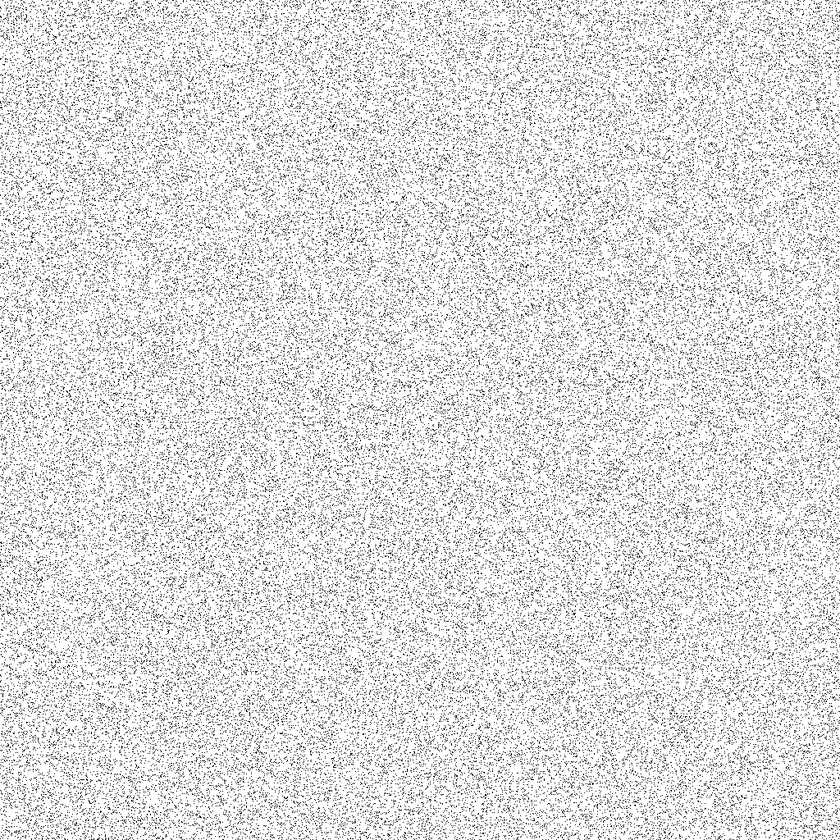
#> input picture bad_huge_key.png, 840 x 840 px, shrunk from 1024 x 1024 before the run
$ python xor_images.py bad_huge_key.png bad_key.png out.png
#> lines starting #> are read from the running program, lines starting #| are printed output that depends on the picture; after the words box and inside, x2 and y2 are one past the last pixel; in counts of white or black regions, pixels touching at a corner belong together
#!/usr/bin/python3
# (c) 2022 Alexander Schinner

import argparse

from PIL import Image, ImageChops

# Parse commandline arguments
parser = argparse.ArgumentParser()
parser.add_argument('-v', '--verbose', dest='verbose', help="verbose output", action='store_true')
parser.add_argument('-s', '--show', dest='show', help="show result", action='store_true')
parser.add_argument('-a', '--all', dest='all', help="Paste all images (inpout, padded key, tresult) to output file",
                    action='store_true')
parser.add_argument('file_input', help="Source image")
parser.add_argument('file_key', help="Key image")
parser.add_argument('file_output', help="Output image")
args = parser.parse_args()

# Open images
try:
    image_input = Image.open(args.file_input).convert("1")
#> image_input: PIL image 840x840 1; 87.1% white; black in thin lines or dots
except:
    print("Can't read file {}!".format(args.file_input))
    exit(1)

try:
    image_key = Image.open(args.file_key).convert("1")
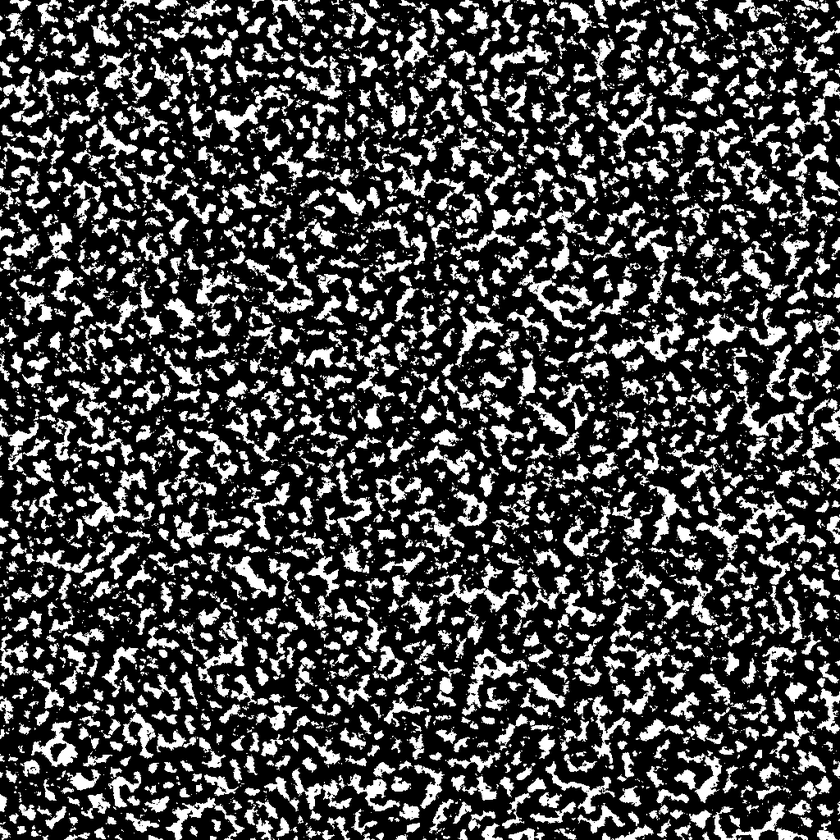
#> input picture bad_key.png, 840 x 840 px, shrunk from 1024 x 1024 before the run
#> image_key: PIL image 840x840 1; 28.1% white; 3484 white regions (2084 under 20 px), largest, box (x1, y1, x2, y2) and area: (518, 274, 592, 331) 1073, (609, 312, 684, 362) 1042, (82, 469, 147, 527) 1009
except:
    print("Can't read file {}!".format(args.file_key))
    exit(1)

i_width, i_height = image_input.size
#> i_width = 840; i_height = 840
k_width, k_height = image_key.size
#> k_width = 840; k_height = 840

if args.verbose:
    print("Input Dimension: {}x{}".format(i_width, i_height))
    print("Key Dimension  : {}x{}".format(k_width, k_height))

# Padding key
real_key = image_input.copy()
x_pos = 0
while x_pos < i_width:
    y_pos = 0
    while y_pos < i_height:
        real_key.paste(image_key, (x_pos, y_pos))
        y_pos = y_pos + k_height
    x_pos = x_pos + k_width
#> after the loop, x_pos = 840

# XOR input image and padded key
result = ImageChops.logical_xor(image_input, real_key)
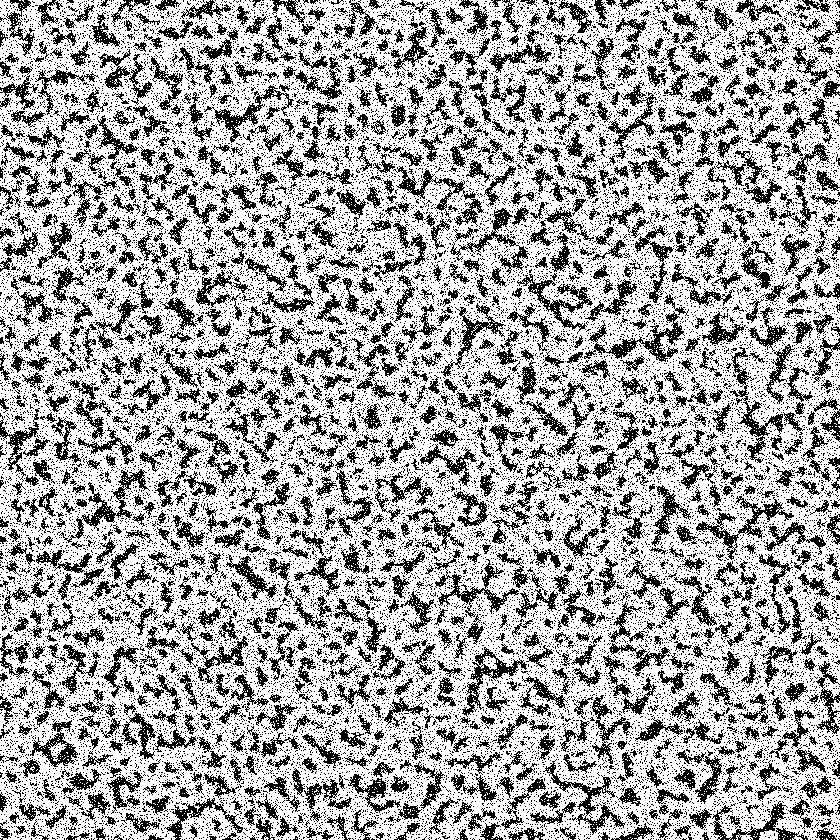
#> result: PIL image 840x840 1; 66.2% white; black in thin lines or dots

if args.all:
    img = Image.new("1", (i_width * 3 + 20, i_height))
    img.paste(image_input, (0, 0))
    img.paste(real_key, (i_width + 10, 0))
    img.paste(result, (2 * i_width + 20, 0))
    result = img

# Save result
try:
    result.save(args.file_output)
except:
    print("Can't write to file {}!".format(args.file_output))

# Display resulting image
if args.show:
    result.show()

exit()
#> (the program exits here)
